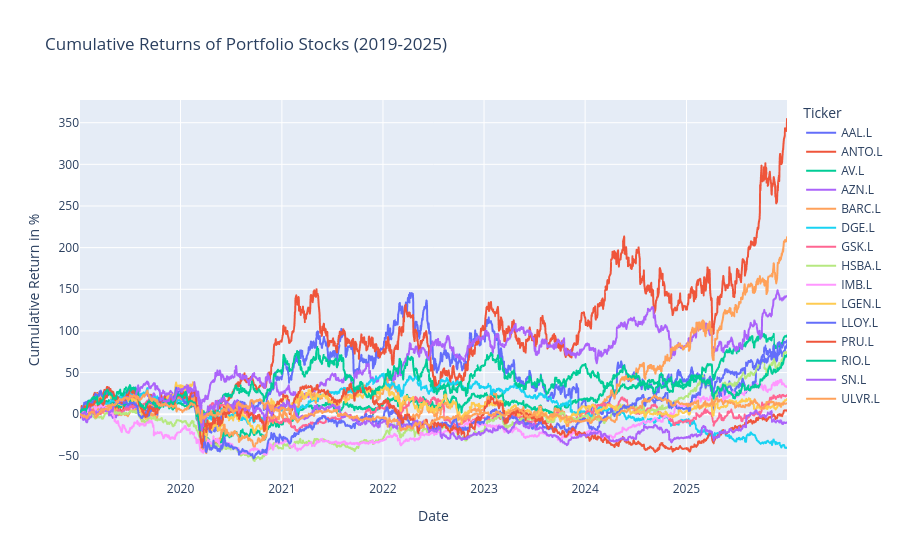

The notebook cell this image was saved under:
### Markdown cell above
# Visualise Return

### Code cell
#Visualize cumulative returns of each stock in the portfolio
if data is None:
    raise RuntimeError("Stock data is missing")

close_prices = data["Adj Close"]
portfolio_returns = close_prices.pct_change().dropna()

port_comps_rets_cumprod = ((portfolio_returns + 1).cumprod() - 1) * 100

#Plot
fig = px.line(port_comps_rets_cumprod, x=port_comps_rets_cumprod.index, y=port_comps_rets_cumprod.columns, title='Cumulative Returns of Portfolio Stocks (2019-2025)')

fig.update_xaxes(title_text='Date')
fig.update_yaxes(title_text='Cumulative Return in %')

fig.show()

### Figure 1 — Plotly figure (JSON) as saved in the notebook; plotly's stock layout.template omitted (floating-point values rounded to 4 significant figures; data arrays with more than 128 entries replaced by an {"elided": "..."} marker saying what was removed)
{"data": [{"hovertemplate": "Ticker=AAL.L<br>Date=%{x}<br>value=%{y}<extra></extra>", "legendgroup": "AAL.L", "line": {"color": "#636efa", "dash": "solid"}, "marker": {"symbol": "circle"}, "mode": "lines", "name": "AAL.L", "showlegend": true, "type": "scattergl", "x": {"elided": "1758 str values"}, "xaxis": "x", "y": {"elided": "1758 float values"}, "yaxis": "y"}, {"hovertemplate": "Ticker=ANTO.L<br>Date=%{x}<br>value=%{y}<extra></extra>", "legendgroup": "ANTO.L", "line": {"color": "#EF553B", "dash": "solid"}, "marker": {"symbol": "circle"}, "mode": "lines", "name": "ANTO.L", "showlegend": true, "type": "scattergl", "x": {"elided": "1758 str values"}, "xaxis": "x", "y": {"elided": "1758 float values"}, "yaxis": "y"}, {"hovertemplate": "Ticker=AV.L<br>Date=%{x}<br>value=%{y}<extra></extra>", "legendgroup": "AV.L", "line": {"color": "#00cc96", "dash": "solid"}, "marker": {"symbol": "circle"}, "mode": "lines", "name": "AV.L", "showlegend": true, "type": "scattergl", "x": {"elided": "1758 str values"}, "xaxis": "x", "y": {"elided": "1758 float values"}, "yaxis": "y"}, {"hovertemplate": "Ticker=AZN.L<br>Date=%{x}<br>value=%{y}<extra></extra>", "legendgroup": "AZN.L", "line": {"color": "#ab63fa", "dash": "solid"}, "marker": {"symbol": "circle"}, "mode": "lines", "name": "AZN.L", "showlegend": true, "type": "scattergl", "x": {"elided": "1758 str values"}, "xaxis": "x", "y": {"elided": "1758 float values"}, "yaxis": "y"}, {"hovertemplate": "Ticker=BARC.L<br>Date=%{x}<br>value=%{y}<extra></extra>", "legendgroup": "BARC.L", "line": {"color": "#FFA15A", "dash": "solid"}, "marker": {"symbol": "circle"}, "mode": "lines", "name": "BARC.L", "showlegend": true, "type": "scattergl", "x": {"elided": "1758 str values"}, "xaxis": "x", "y": {"elided": "1758 float values"}, "yaxis": "y"}, {"hovertemplate": "Ticker=DGE.L<br>Date=%{x}<br>value=%{y}<extra></extra>", "legendgroup": "DGE.L", "line": {"color": "#19d3f3", "dash": "solid"}, "marker": {"symbol": "circle"}, "mode": "lines", "name": "DGE.L", "showlegend": true, "type": "scattergl", "x": {"elided": "1758 str values"}, "xaxis": "x", "y": {"elided": "1758 float values"}, "yaxis": "y"}, {"hovertemplate": "Ticker=GSK.L<br>Date=%{x}<br>value=%{y}<extra></extra>", "legendgroup": "GSK.L", "line": {"color": "#FF6692", "dash": "solid"}, "marker": {"symbol": "circle"}, "mode": "lines", "name": "GSK.L", "showlegend": true, "type": "scattergl", "x": {"elided": "1758 str values"}, "xaxis": "x", "y": {"elided": "1758 float values"}, "yaxis": "y"}, {"hovertemplate": "Ticker=HSBA.L<br>Date=%{x}<br>value=%{y}<extra></extra>", "legendgroup": "HSBA.L", "line": {"color": "#B6E880", "dash": "solid"}, "marker": {"symbol": "circle"}, "mode": "lines", "name": "HSBA.L", "showlegend": true, "type": "scattergl", "x": {"elided": "1758 str values"}, "xaxis": "x", "y": {"elided": "1758 float values"}, "yaxis": "y"}, {"hovertemplate": "Ticker=IMB.L<br>Date=%{x}<br>value=%{y}<extra></extra>", "legendgroup": "IMB.L", "line": {"color": "#FF97FF", "dash": "solid"}, "marker": {"symbol": "circle"}, "mode": "lines", "name": "IMB.L", "showlegend": true, "type": "scattergl", "x": {"elided": "1758 str values"}, "xaxis": "x", "y": {"elided": "1758 float values"}, "yaxis": "y"}, {"hovertemplate": "Ticker=LGEN.L<br>Date=%{x}<br>value=%{y}<extra></extra>", "legendgroup": "LGEN.L", "line": {"color": "#FECB52", "dash": "solid"}, "marker": {"symbol": "circle"}, "mode": "lines", "name": "LGEN.L", "showlegend": true, "type": "scattergl", "x": {"elided": "1758 str values"}, "xaxis": "x", "y": {"elided": "1758 float values"}, "yaxis": "y"}, {"hovertemplate": "Ticker=LLOY.L<br>Date=%{x}<br>value=%{y}<extra></extra>", "legendgroup": "LLOY.L", "line": {"color": "#636efa", "dash": "solid"}, "marker": {"symbol": "circle"}, "mode": "lines", "name": "LLOY.L", "showlegend": true, "type": "scattergl", "x": {"elided": "1758 str values"}, "xaxis": "x", "y": {"elided": "1758 float values"}, "yaxis": "y"}, {"hovertemplate": "Ticker=PRU.L<br>Date=%{x}<br>value=%{y}<extra></extra>", "legendgroup": "PRU.L", "line": {"color": "#EF553B", "dash": "solid"}, "marker": {"symbol": "circle"}, "mode": "lines", "name": "PRU.L", "showlegend": true, "type": "scattergl", "x": {"elided": "1758 str values"}, "xaxis": "x", "y": {"elided": "1758 float values"}, "yaxis": "y"}, {"hovertemplate": "Ticker=RIO.L<br>Date=%{x}<br>value=%{y}<extra></extra>", "legendgroup": "RIO.L", "line": {"color": "#00cc96", "dash": "solid"}, "marker": {"symbol": "circle"}, "mode": "lines", "name": "RIO.L", "showlegend": true, "type": "scattergl", "x": {"elided": "1758 str values"}, "xaxis": "x", "y": {"elided": "1758 float values"}, "yaxis": "y"}, {"hovertemplate": "Ticker=SN.L<br>Date=%{x}<br>value=%{y}<extra></extra>", "legendgroup": "SN.L", "line": {"color": "#ab63fa", "dash": "solid"}, "marker": {"symbol": "circle"}, "mode": "lines", "name": "SN.L", "showlegend": true, "type": "scattergl", "x": {"elided": "1758 str values"}, "xaxis": "x", "y": {"elided": "1758 float values"}, "yaxis": "y"}, {"hovertemplate": "Ticker=ULVR.L<br>Date=%{x}<br>value=%{y}<extra></extra>", "legendgroup": "ULVR.L", "line": {"color": "#FFA15A", "dash": "solid"}, "marker": {"symbol": "circle"}, "mode": "lines", "name": "ULVR.L", "showlegend": true, "type": "scattergl", "x": {"elided": "1758 str values"}, "xaxis": "x", "y": {"elided": "1758 float values"}, "yaxis": "y"}], "layout": {"legend": {"title": {"text": "Ticker"}, "tracegroupgap": 0}, "title": {"text": "Cumulative Returns of Portfolio Stocks (2019-2025)"}, "xaxis": {"anchor": "y", "domain": [0, 1], "title": {"text": "Date"}}, "yaxis": {"anchor": "x", "domain": [0, 1], "title": {"text": "Cumulative Return in %"}}}}
